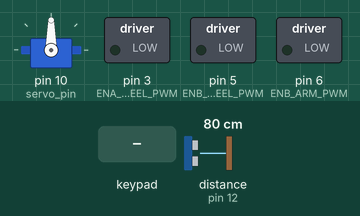
This sketch was run on a simulated Arduino Uno, built with avr-gcc and run on an emulated ATmega328P. Parts: servo, switched loads named in the sketch (green lamp = pin HIGH). Inputs (shaded band) come from the test bench; at power-on: distance to the obstacle (sensor on pin 12) 80 cm. The echo pulse lasts 58.3 µs per cm; what the sketch prints to the serial monitor is not drawn.

Above: at 1.5 s.
1.6 s: key 'U' pressed
At 1.8 s:
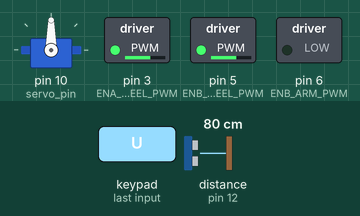
3.5 s: key 'L' pressed
At 5.0 s:
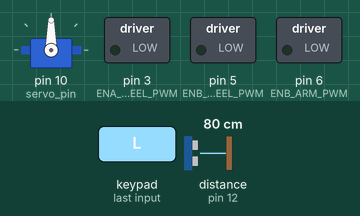
5.4 s: key '-' pressed
At 6.6 s:
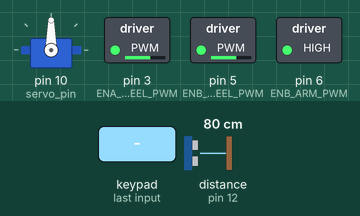
6.9 s: distance to the obstacle (sensor on pin 12) set to 28 cm
8.4 s: distance to the obstacle (sensor on pin 12) set to 23 cm
At 9.7 s:
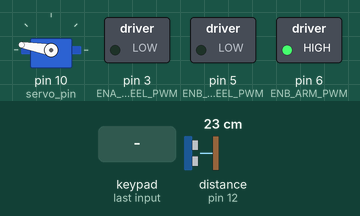
11.4 s: distance to the obstacle (sensor on pin 12) set to 35 cm
At 12.8 s:
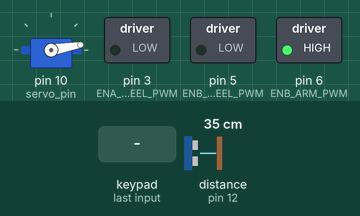
Timing chart, 0 to 15.0 s (numbered marks = the images above; inputs shaded):
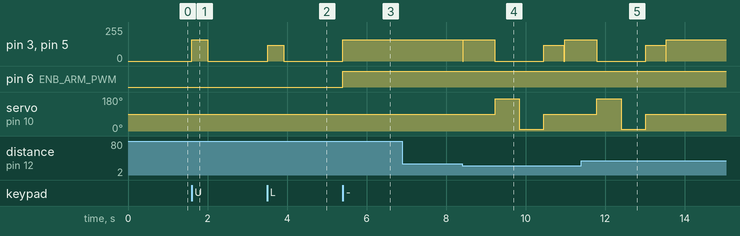

Measured:
- the behaviour switches between 26 and 25 cm on distance to the obstacle (sensor on pin 12) (found by bisection; images 3 and 4)
- after the input at 1.6 s, pin 3 (ENA_WHEEL_PWM), pin 5 (ENB_WHEEL_PWM): 0/255 → 160/255 at once, → 0/255 0.40 s later
- after the input at 3.5 s, pin 3 (ENA_WHEEL_PWM), pin 5 (ENB_WHEEL_PWM): 0/255 → 120/255 at once, → 0/255 0.41 s later
- after the input at 5.4 s, pin 3 (ENA_WHEEL_PWM), pin 5 (ENB_WHEEL_PWM): 0/255 → 160/255 at once; pin 6 (ENB_ARM_PWM): LOW → HIGH at once
- after the input at 6.9 s, every drawn part: stays the same
- after the input at 8.4 s, pin 3 (ENA_WHEEL_PWM), pin 5 (ENB_WHEEL_PWM): 160/255 → 0/255 after 0.82 s, → 120/255 1.2 s later, → 160/255 0.50 s later; servo on pin 10 (servo_pin): 90° → 170° after 0.83 s, → 10° 0.61 s later, → 90° 0.61 s later
- after the input at 11.4 s, servo on pin 10 (servo_pin): goes on until 13.0 s, then stays 90°

The sketch:

taycam_copy_20251103232353.ino
```cpp
#include <PS2X_lib.h>
#include <Servo.h>
#include <NewPing.h>
#include <Wire.h>
#include <PCF8574.h>

//KHAI BÁO PCF8574
PCF8574 pcf(0x27);

//KHAI BÁO CHUNG
PS2X ps2x;
Servo myservo;
enum Mode { MANUAL,
            AUTONOMOUS };
Mode currentMode = MANUAL;

//CẤU HÌNH PS2
#define PS2_DAT A2
#define PS2_CMD A1
#define PS2_ATT A3
#define PS2_CLK A0
int error = 0;
byte type = 0;
byte vibrate = 0;

// --- SIÊU ÂM ---
#define TRIG_PIN 11
#define ECHO_PIN 12
#define MAX_DISTANCE 50
NewPing sonar(TRIG_PIN, ECHO_PIN, MAX_DISTANCE);
int distance = 100;

// --- SERVO ---
int servo_pin = 10;
int pos = 90;

//MOTOR BÁNH XE
#define ENA_WHEEL_PWM 3
#define ENB_WHEEL_PWM 5
#define PCF_IN1_L 0
#define PCF_IN2_L 1
#define PCF_IN3_R 2
#define PCF_IN4_R 3

#define MAX_SPEED 160
#define FORWARD_SPEED MAX_SPEED
#define TURN_SPEED 120

//MOTOR TAY QUAY
#define ENB_ARM_PWM 6
#define PCF_IN3_ARM 4
#define PCF_IN4_ARM 5
#define ARM_SPEED 255

// --- LOGIC TỰ HÀNH ---
enum AutoState {
  AUTO_FORWARD,
  AUTO_REVERSE,
  AUTO_LOOK_LEFT,
  AUTO_LOOK_RIGHT,
  AUTO_CENTER_SERVO,
  AUTO_TURN_LEFT,
  AUTO_TURN_RIGHT
};
AutoState currentAutoState = AUTO_FORWARD;
unsigned long autoStateMillis = 0;
int distLeft = 0;
int distRight = 0;

//HÀM ĐIỀU KHIỂN MOTOR

// Hàm điều khiển bánh xe qua PCF8574 và PWM
void setMotorWheelSpeed(int spdL, int spdR) {
  analogWrite(ENA_WHEEL_PWM, abs(spdL));
  analogWrite(ENB_WHEEL_PWM, abs(spdR));

  // Điều khiển hướng (Logic - PCF8574 Pin)
  // Bánh Trái
  if (spdL > 0) {
    pcf.write(PCF_IN1_L, HIGH);
    pcf.write(PCF_IN2_L, LOW);
  } else if (spdL < 0) {
    pcf.write(PCF_IN1_L, LOW);
    pcf.write(PCF_IN2_L, HIGH);
  } else {
    pcf.write(PCF_IN1_L, LOW);
    pcf.write(PCF_IN2_L, LOW);
  }

  // Bánh Phải
  if (spdR > 0) {
    pcf.write(PCF_IN3_R, HIGH);
    pcf.write(PCF_IN4_R, LOW);
  } else if (spdR < 0) {
    pcf.write(PCF_IN3_R, LOW);
    pcf.write(PCF_IN4_R, HIGH);
  } else {
    pcf.write(PCF_IN3_R, LOW);
    pcf.write(PCF_IN4_R, LOW);
  }
}

void moveStop() {
  setMotorWheelSpeed(0, 0);
}
void moveForward() {
  setMotorWheelSpeed(FORWARD_SPEED, FORWARD_SPEED);
}
void moveBackward() {
  setMotorWheelSpeed(-FORWARD_SPEED, -FORWARD_SPEED);
}
void turnRight() {
  setMotorWheelSpeed(TURN_SPEED, -TURN_SPEED);
}
void turnLeft() {
  setMotorWheelSpeed(-TURN_SPEED, TURN_SPEED);
}

//HÀM ĐIỀU KHIỂN TAY QUAY

//Quay thuận
void armSpinForward() {
  analogWrite(ENB_ARM_PWM, ARM_SPEED);
  pcf.write(PCF_IN3_ARM, HIGH);
  pcf.write(PCF_IN4_ARM, LOW);
}

//Quay ngược
void armSpinBackward() {
  analogWrite(ENB_ARM_PWM, ARM_SPEED);
  pcf.write(PCF_IN3_ARM, LOW);
  pcf.write(PCF_IN4_ARM, HIGH);
}

// Dừng tay quay
void armStop() {
  analogWrite(ENB_ARM_PWM, 0);
  pcf.write(PCF_IN3_ARM, LOW);
  pcf.write(PCF_IN4_ARM, LOW);
}
//LOGIC TỰ HÀNH
void autonomous_logic() {
  armSpinForward();

  unsigned long currentMillis = millis();

  switch (currentAutoState) {
    case AUTO_FORWARD:
      moveForward();
      distance = sonar.ping_cm();
      Serial.print("Khoảng cách: ");
      Serial.println(distance);
      if (distance > 0 && distance <= 25) {
        moveStop();
        autoStateMillis = currentMillis;
        currentAutoState = AUTO_REVERSE;
      }
      break;

    case AUTO_REVERSE:
      moveBackward();
      if (currentMillis - autoStateMillis > 800) {  // Lùi lâu hơn chút
        moveStop();
        autoStateMillis = currentMillis;
        currentAutoState = AUTO_LOOK_LEFT;
      }
      break;

    case AUTO_LOOK_LEFT:
      myservo.write(170);
      if (currentMillis - autoStateMillis > 600) {
        distLeft = sonar.ping_cm();
        autoStateMillis = currentMillis;
        currentAutoState = AUTO_LOOK_RIGHT;
      }
      break;

    case AUTO_LOOK_RIGHT:
      myservo.write(10);
      if (currentMillis - autoStateMillis > 600) {  // Tăng delay để servo kịp quay
        distRight = sonar.ping_cm();
        autoStateMillis = currentMillis;
        currentAutoState = AUTO_CENTER_SERVO;
      }
      break;

    case AUTO_CENTER_SERVO:
      myservo.write(90);
      if (distLeft > distRight) {
        currentAutoState = AUTO_TURN_LEFT;
      } else {
        currentAutoState = AUTO_TURN_RIGHT;
      }
      autoStateMillis = currentMillis;
      break;

    case AUTO_TURN_LEFT:
      turnLeft();
      if (currentMillis - autoStateMillis > 500) {
        moveStop();
        currentAutoState = AUTO_FORWARD;
      }
      break;

    case AUTO_TURN_RIGHT:
      turnRight();
      if (currentMillis - autoStateMillis > 500) {
        moveStop();
        currentAutoState = AUTO_FORWARD;
      }
      break;
  }
}

//LOGIC MANUAL
void manual_logic() {
  // Di chuyển
  if (ps2x.Button(PSB_PAD_UP)) {
    Serial.println("Hướng lên");
    moveForward() ;
  } else if (ps2x.Button(PSB_PAD_DOWN)) {
    Serial.println("Hướng xuống");
    moveBackward();
  } else if (ps2x.Button(PSB_PAD_LEFT)) {
    Serial.println("Rẽ trái");
    turnLeft();
  } else if (ps2x.Button(PSB_PAD_RIGHT)) {
    Serial.println("Rẽ phải");
    turnRight();
  } else {
    moveStop();
  }

  // Điều khiển tay quay
  if (ps2x.Button(PSB_R2)) {
    armSpinForward();  // Quay thuận
  } else if (ps2x.Button(PSB_L2)) {
    armSpinBackward();
  } else {
    armStop();
  }
}

//SETUP & LOOP
void setup() {
  Serial.begin(115200);
  Wire.begin();

  // 1. Cài đặt PCF8574
  Serial.print("Đang khởi tạo PCF8574");
  if (!pcf.begin()) {
    Serial.println("Không thể khởi tạo...");
  }
  if (!pcf.isConnected()) {
    Serial.println("=> Không kết nối");
  } else {
    Serial.println("=> ổn");
  }
  for (int i = 0; i < 8; i++) {
    pcf.write(i, LOW);
  }

  // 2. Cài đặt PS2
  // Thử kết nối PS2 nhiều lần
  delay(300);
  error = ps2x.config_gamepad(PS2_CLK, PS2_CMD, PS2_ATT, PS2_DAT, false, false);
  if (error == 0) {
    Serial.println("Tìm thấy tín hiệu, kết nối thành công");
  } else {
    Serial.println("Không tìm thấy tín hiệu");
  }

  // 3. Cài đặt PWM Pins (L298N)
  pinMode(ENA_WHEEL_PWM, OUTPUT);
  pinMode(ENB_WHEEL_PWM, OUTPUT);
  pinMode(ENB_ARM_PWM, OUTPUT);

  // 4. Cài đặt Servo
  myservo.attach(servo_pin);
  myservo.write(pos);

  Serial.println("Sẵn sàng");
}

void loop() {
  ps2x.read_gamepad(false, vibrate);

  // CHUYỂN CHẾ ĐỘ (Nút SELECT)
  if (ps2x.ButtonPressed(PSB_SELECT)) {
    if (currentMode == MANUAL) {
      currentMode = AUTONOMOUS;
      currentAutoState = AUTO_FORWARD;
      myservo.write(90);
      moveStop();
      Serial.println("MODE: TỰ ĐỘNG");
    } else {
      currentMode = MANUAL;
      moveStop();
      armStop();
      Serial.println("MODE: THỦ CÔNG");
    }
  }

  if (currentMode == MANUAL) {
    manual_logic();
  } else {
    autonomous_logic();
  }

  delay(10);
}
```
